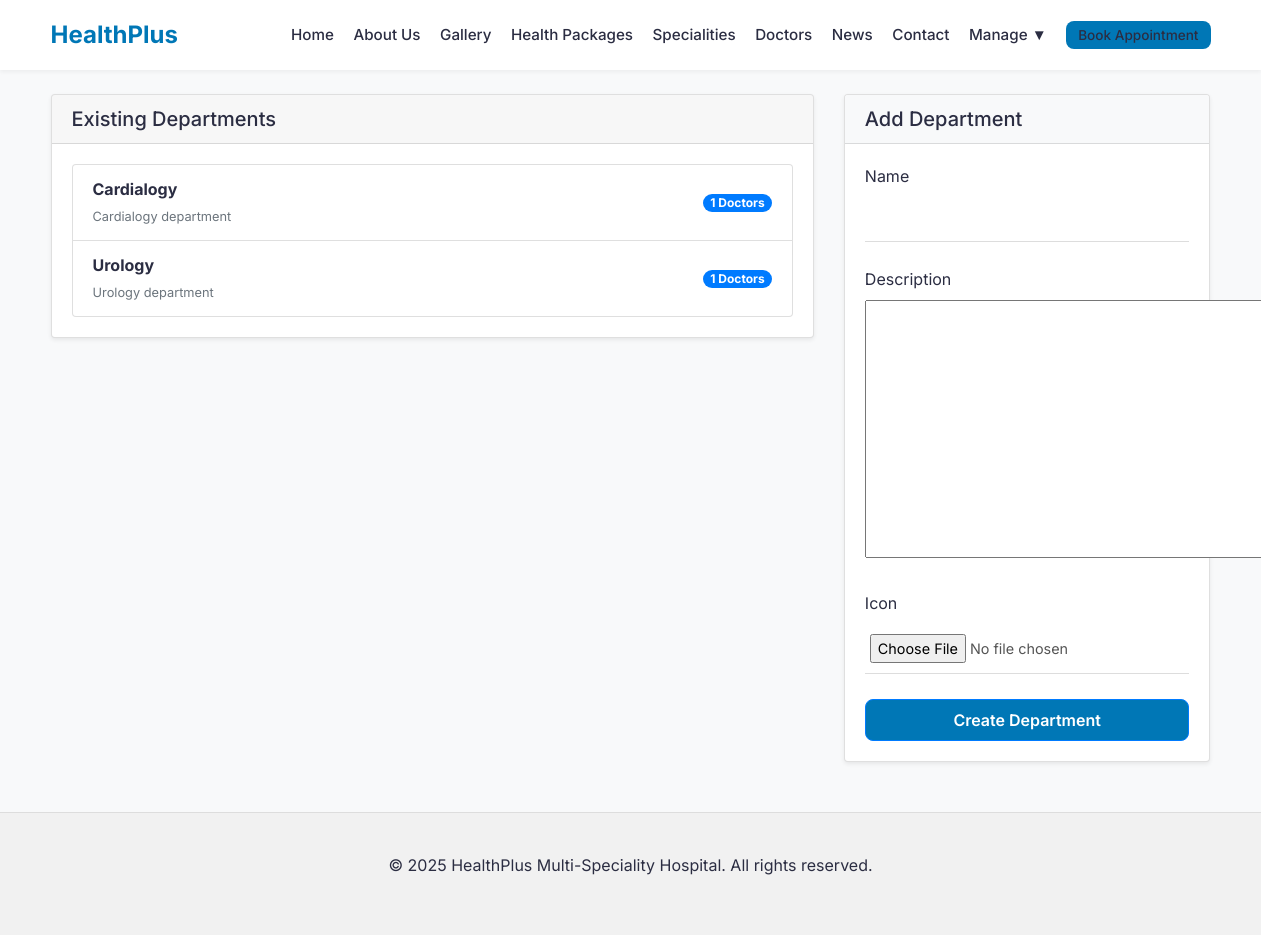
Page /staff/admin/departments/ (signed in) on the committed database.
### apps/doctors/models.py (models this page shows, shortened)
class Department(models.Model):
    name = models.CharField(max_length=100)
    slug = models.SlugField(unique=True, blank=True)
    description = models.TextField()
    icon = models.ImageField(upload_to='departments/', blank=True, null=True)

### apps/staff_mgmt/views_admin.py (the view)
# urls.py: path('admin/departments/', views_admin.department_list, name='department_list'),
@login_required
@group_required('Hospital Admins')
def department_list(request):
    departments = Department.objects.all()
    if request.method == 'POST':
        form = DepartmentForm(request.POST, request.FILES)
        if form.is_valid():
            form.save()
            messages.success(request, "Department created.")
            return redirect('department_list')
    else:
        form = DepartmentForm()
    return render(request, 'staff_mgmt/admin/departments.html', {'departments': departments, 'form': form})

### apps/staff_mgmt/forms.py
class DepartmentForm(forms.ModelForm):
    class Meta:
        model = Department
        fields = ['name', 'description', 'icon']

### apps/core/templatetags/auth_extras.py (called while the page is built)
@register.filter(name='has_group')
def has_group(user, group_name):
    return user.groups.filter(name=group_name).exists()

### templates/staff_mgmt/admin/departments.html (shortened to what this page needs)
{% extends 'base.html' %}
{% block content %}
<div class="container mt-4">
    <div class="row">
        <div class="col-md-8">
            <div class="card shadow-sm">
                <div class="card-header">
                    <h5 class="mb-0">Existing Departments</h5>
                </div>
                <div class="card-body">
                    <ul class="list-group">
                        {% for dept in departments %}
                        <li class="list-group-item d-flex justify-content-between align-items-center">
                            <div>
                                <strong>{{ dept.name }}</strong>
                                <br>
                                <small class="text-muted">{{ dept.description|truncatechars:50 }}</small>
                            </div>
                            <span class="badge badge-primary badge-pill">{{ dept.doctors.count }} Doctors</span>
                        </li>
                        {% empty %}
                        <li class="list-group-item text-center">No departments found.</li>
                        {% endfor %}
                    </ul>
                </div>
            </div>
        </div>
        <div class="col-md-4">
            <div class="card shadow-sm">
                <div class="card-header bg-light">
                    <h5 class="mb-0">Add Department</h5>
                </div>
                <div class="card-body">
                    <form method="post" enctype="multipart/form-data">
                        {% for field in form %}
                        <div class="form-group">
                            <label>{{ field.label }}</label>
                            {{ field }}
                        </div>
                        {% endfor %}
                        <button type="submit" class="btn btn-primary btn-block">Create Department</button>
                    </form>
                </div>
            </div>
        </div>
    </div>
</div>
{% endblock %}

### static/css/style.css (style rules this page uses)
:root { --primary-color: #0077b6; --secondary-color: #00b4d8; --accent-color: #90e0ef; --text-color: #2b2d42; --light-bg: #f8f9fa; --white: #ffffff; --shadow-sm: 0 2px 4px rgba(0, 0, 0, 0.05); --shadow-md: 0 4px 6px rgba(0, 0, 0, 0.1); --radius: 8px; --font-main: 'Inter', sans-serif; }
* { box-sizing: border-box; margin: 0; padding: 0; }
body { font-family: var(--font-main); background-color: var(--light-bg); color: var(--text-color); line-height: 1.6; margin: 0; min-height: 100vh; }
html { height: 100vh; }
.container { max-width: 1200px; margin: 0 auto; padding: 0 20px; }
.btn-primary { background-color: var(--primary-color); color: var(--white); padding: 8px 16px; border-radius: var(--radius); text-decoration: none; font-weight: 600; transition: background-color 0.3s; }
.form-group { margin-bottom: 25px; text-align: left; position: relative; }
.form-group input { width: 100%; padding: 10px 5px; border: none; border-bottom: 1px solid #ddd; border-radius: 0; font-size: 0.9rem; color: #555; background: transparent; transition: border-color 0.3s; }
.form-group input::placeholder { color: #aaa; font-size: 0.85rem; }

### rows in the picture
Department: name "Cardialogy", description "Cardialogy department", doctors.count "1"
Department: name "Urology", description "Urology department", doctors.count "1"

### other values in the picture
{{ field.label }} "Name" "Description" "Icon"
